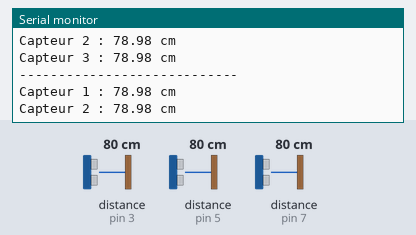
Simulated run of this sketch. Board: Arduino Uno, built with avr-gcc and run on an emulated ATmega328P. Parts: the last lines printed to the serial monitor. Wiring (inferred from the names in the program): 3 × ultrasonic range finder: trigger pin 2, echo pin 3 / trigger pin 4, echo pin 5 / trigger pin 6, echo pin 7. Inputs (shaded band) come from the test bench; at power-on: distance to the obstacle (sensors on pin 3, pin 5, pin 7) 80 cm. The echo pulse lasts 58.3 µs per cm.

Above: at 1.4 s.
1.5 s: distance to the obstacle (sensor on pin 3) set to 2 cm
At 1.9 s:
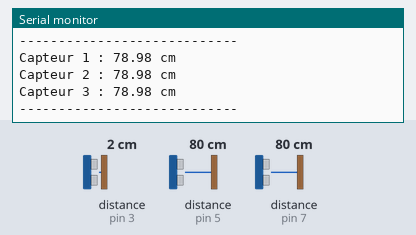
4.1 s: distance to the obstacle (sensor on pin 5) set to 2 cm
At 5.2 s:
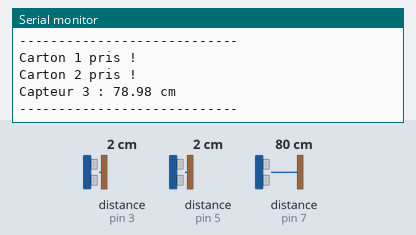
5.6 s: distance to the obstacle (sensor on pin 7) set to 2 cm
At 6.5 s:
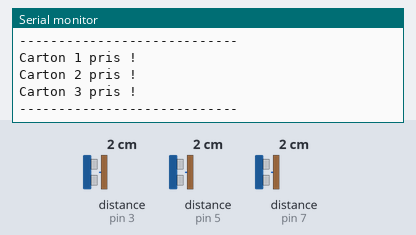
7.1 s: distance to the obstacle (sensor on pin 3) set to 18 cm
8.6 s: distance to the obstacle (sensor on pin 5) set to 299 cm
At 9.1 s:
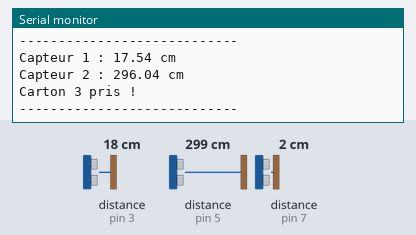
Timing chart, 0 to 11.6 s (numbered marks = the images above; inputs shaded):
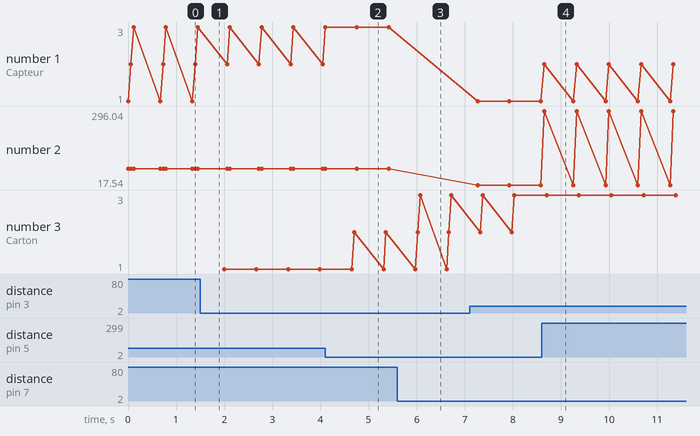

The sketch:

Code_Capteur_Ultrason.ino
```cpp
// --- CONFIGURATION DES CAPTEURS ---
const int NUM_CAPTEURS = 3; // Nombre de capteurs utilisés
const int trigPins[NUM_CAPTEURS] = {2, 4, 6}; // Broches TRIG pour envoyer le signal
const int echoPins[NUM_CAPTEURS] = {3, 5, 7}; // Broches ECHO pour recevoir l'écho
const float DISTANCE_DETECTION = 10.0; // Distance seuil pour détecter une main en cm

// --- INITIALISATION ---
void setup() {
  Serial.begin(9600); // Démarrage du moniteur série
  for (int i = 0; i < NUM_CAPTEURS; i++) {
    pinMode(trigPins[i], OUTPUT); // Configure TRIG en sortie
    pinMode(echoPins[i], INPUT);  // Configure ECHO en entrée
  }
}

// --- DÉMARRER MESURE SIMULTANÉMENT ---
void demarrerMesure() {
  for (int i = 0; i < NUM_CAPTEURS; i++) digitalWrite(trigPins[i], LOW);
  delayMicroseconds(2);
  for (int i = 0; i < NUM_CAPTEURS; i++) digitalWrite(trigPins[i], HIGH);
  delayMicroseconds(10);
  for (int i = 0; i < NUM_CAPTEURS; i++) digitalWrite(trigPins[i], LOW);
}

// --- MESURER LA DISTANCE ---
float mesureDistance(int echoPin) {
  unsigned long duration = pulseIn(echoPin, HIGH, 25000); // Mesure la durée de l'écho
  return duration * 0.034 / 2.0; // Convertit en distance (cm)
}

// --- BOUCLE PRINCIPALE ---
void loop() {
  for (int i = 0; i < NUM_CAPTEURS; i++) {
    digitalWrite(trigPins[i], LOW);
    delayMicroseconds(2);
    digitalWrite(trigPins[i], HIGH);
    delayMicroseconds(10);
    digitalWrite(trigPins[i], LOW);

    float distance = mesureDistance(echoPins[i]);

    if (distance > 0 && distance < DISTANCE_DETECTION) {
      Serial.print("Carton "); Serial.print(i + 1);
      Serial.println(" pris !");
    } else {
      Serial.print("Capteur "); Serial.print(i + 1);
      Serial.print(" : "); Serial.print(distance);
      Serial.println(" cm");
    }

    delay(50);
  }

  Serial.println("----------------------------");
  delay(500);
}
```

Measured:
- after the input at 4.1 s, the serial monitor: prints a new line after 0.60 s (image 2)
- after the input at 5.6 s, the serial monitor: prints a new line after 0.47 s (image 3)
- after the input at 8.6 s, the serial monitor: prints a new line after 0.05 s (image 4)
- plotted number 2: 78.98 → 17.54 after the input at 7.1 s, 17.54 → 296.04 after the input at 8.6 s
